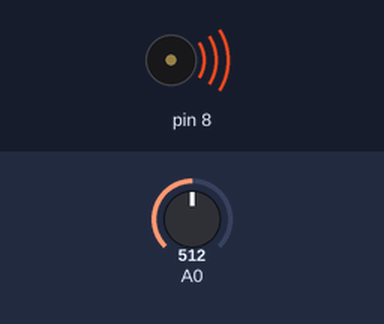
The sketch below on a simulated Arduino Uno, built with avr-gcc and run on an emulated ATmega328P. On the bench: buzzer (waves = sounding). Inputs (shaded band) come from the test bench; at power-on: A0 = 512.

Above: at 1.2 s.
1.3 s: A0 set to 0
At 1.3 s:
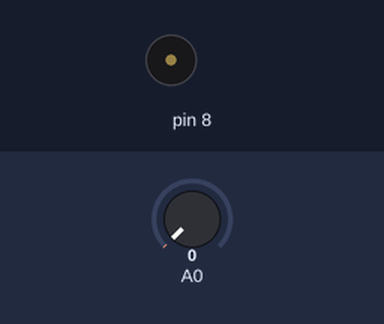
2.8 s: A0 set to 122
At 4.9 s:
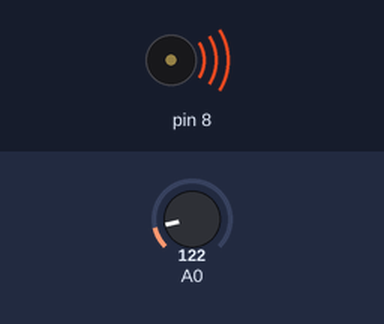
Timing chart, 0 to 11.8 s (numbered marks = the images above; inputs shaded):
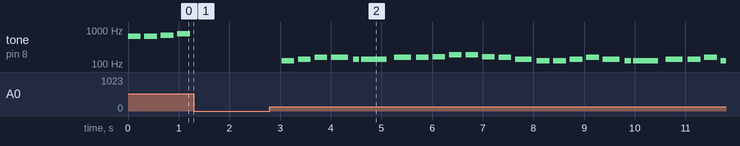

The sketch:

4.ino
```cpp
#include "pitches.h"
#include "odeToJoy.h"


float scale = 0;

void setup() {


}

void loop() {
  for (int thisNote = 0; thisNote < sizeof(melody) / sizeof(int); thisNote++) {
    scale = analogRead(A0) / 512.0;
    int noteDuration = 1000 / noteDurations[thisNote];

    tone(8, (int)(melody[thisNote]*scale), noteDuration);

    delay(noteDuration * 1.30);

  }
}
```

odeToJoy.h
```cpp
int melody[] = {NOTE_E5,NOTE_E5,NOTE_F5,NOTE_G5,NOTE_G5,NOTE_F5,NOTE_E5,NOTE_D5,NOTE_C5,NOTE_C5,NOTE_D5,NOTE_E5,NOTE_E5,NOTE_D5,NOTE_D5,   //Ode To Joy
               NOTE_E5,NOTE_E5,NOTE_F5,NOTE_G5,NOTE_G5,NOTE_F5,NOTE_E5,NOTE_D5,NOTE_C5,NOTE_C5,NOTE_D5,NOTE_E5,NOTE_D5,NOTE_C5,NOTE_C5,
               NOTE_D5,NOTE_D5,NOTE_E5,NOTE_C5,NOTE_D5,NOTE_E5,NOTE_F5,NOTE_E5,NOTE_C5,NOTE_D5,NOTE_E5,NOTE_F5,NOTE_E5,NOTE_D5,NOTE_C5,NOTE_D5,NOTE_G4,
               NOTE_E5,NOTE_E5,NOTE_F5,NOTE_G5,NOTE_G5,NOTE_F5,NOTE_E5,NOTE_D5,NOTE_C5,NOTE_C5,NOTE_D5,NOTE_E5,NOTE_D5,NOTE_C5,NOTE_C5};
int noteDurations[] =  {4,4,4,4,4,4,4,3,4,4,4,4,3,8,2,
                  3,4,4,4,4,4,4,3,4,4,4,4,3,8,2,
                  3,4,4,4,4,8,8,4,4,4,8,8,3,8,2,
                  3,4,4,4,4,4,4,4,4,4,4,4,3,8,2};
```

pitches.h
```cpp
#define NOTE_B0  31
#define NOTE_C1  33
#define NOTE_CS1 35
#define NOTE_D1  37
#define NOTE_DS1 39
#define NOTE_E1  41
#define NOTE_F1  44
#define NOTE_FS1 46
#define NOTE_G1  49
#define NOTE_GS1 52
#define NOTE_A1  55
#define NOTE_AS1 58
#define NOTE_B1  62
#define NOTE_C2  65
#define NOTE_CS2 69
#define NOTE_D2  73
#define NOTE_DS2 78
#define NOTE_E2  82
#define NOTE_F2  87
#define NOTE_FS2 93
#define NOTE_G2  98
#define NOTE_GS2 104
#define NOTE_A2  110
#define NOTE_AS2 117
#define NOTE_B2  123
#define NOTE_C3  131
#define NOTE_CS3 139
#define NOTE_D3  147
#define NOTE_DS3 156
#define NOTE_E3  165
#define NOTE_F3  175
#define NOTE_FS3 185
#define NOTE_G3  196
#define NOTE_GS3 208
#define NOTE_A3  220
#define NOTE_AS3 233
#define NOTE_B3  247
#define NOTE_C4  262
#define NOTE_CS4 277
#define NOTE_D4  294
#define NOTE_DS4 311
#define NOTE_E4  330
#define NOTE_F4  349
#define NOTE_FS4 370
#define NOTE_G4  392
#define NOTE_GS4 415
#define NOTE_A4  440
#define NOTE_AS4 466
#define NOTE_B4  494
#define NOTE_C5  523
#define NOTE_CS5 554
#define NOTE_D5  587
#define NOTE_DS5 622
#define NOTE_E5  659
#define NOTE_F5  698
#define NOTE_FS5 740
#define NOTE_G5  784
#define NOTE_GS5 831
#define NOTE_A5  880
#define NOTE_AS5 932
#define NOTE_B5  988
#define NOTE_C6  1047
#define NOTE_CS6 1109
#define NOTE_D6  1175
#define NOTE_DS6 1245
#define NOTE_E6  1319
#define NOTE_F6  1397
#define NOTE_FS6 1480
#define NOTE_G6  1568
#define NOTE_GS6 1661
#define NOTE_A6  1760
#define NOTE_AS6 1865
#define NOTE_B6  1976
#define NOTE_C7  2093
#define NOTE_CS7 2217
#define NOTE_D7  2349
#define NOTE_DS7 2489
#define NOTE_E7  2637
#define NOTE_F7  2794
#define NOTE_FS7 2960
#define NOTE_G7  3136
#define NOTE_GS7 3322
#define NOTE_A7  3520
#define NOTE_AS7 3729
#define NOTE_B7  3951
#define NOTE_C8  4186
#define NOTE_CS8 4435
#define NOTE_D8  4699
#define NOTE_DS8 4978
```

Measured:
- after the input at 1.3 s, tone on pin 8: stops changing and stays silent
- after the input at 2.8 s, tone on pin 8: plays 124 Hz for 0.25 s, 139 Hz for 0.25 s, 157 Hz for 0.25 s, 157 Hz for 0.33 s, 139 Hz for 0.13 s, 139 Hz for 0.50 s … (25 notes in this stretch), starting after 0.23 s
- by itself, tone on pin 8: plays 659 Hz for 0.25 s, 659 Hz for 0.25 s, 698 Hz for 0.25 s, 784 Hz for 0.25 s
